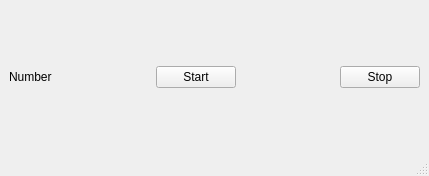
<?xml version="1.0" encoding="UTF-8"?>
<ui version="4.0">
 <class>window</class>
 <widget class="QMainWindow" name="window">
  <property name="geometry">
   <rect>
    <x>0</x>
    <y>0</y>
    <width>429</width>
    <height>176</height>
   </rect>
  </property>
  <property name="windowTitle">
   <string>window</string>
  </property>
  <widget class="QWidget" name="centralwidget">
   <layout class="QHBoxLayout" name="horizontalLayout">
    <item>
     <widget class="QLabel" name="label">
      <property name="text">
       <string>Number</string>
      </property>
     </widget>
    </item>
    <item>
     <spacer name="horizontalSpacer">
      <property name="orientation">
       <enum>Qt::Horizontal</enum>
      </property>
      <property name="sizeHint" stdset="0">
       <size>
        <width>40</width>
        <height>20</height>
       </size>
      </property>
     </spacer>
    </item>
    <item>
     <widget class="QPushButton" name="pushButton">
      <property name="text">
       <string>Start</string>
      </property>
     </widget>
    </item>
    <item>
     <spacer name="horizontalSpacer_2">
      <property name="orientation">
       <enum>Qt::Horizontal</enum>
      </property>
      <property name="sizeHint" stdset="0">
       <size>
        <width>40</width>
        <height>20</height>
       </size>
      </property>
     </spacer>
    </item>
    <item>
     <widget class="QPushButton" name="pushButton_2">
      <property name="text">
       <string>Stop</string>
      </property>
     </widget>
    </item>
   </layout>
  </widget>
  <widget class="QMenuBar" name="menubar">
   <property name="geometry">
    <rect>
     <x>0</x>
     <y>0</y>
     <width>429</width>
     <height>22</height>
    </rect>
   </property>
  </widget>
  <widget class="QStatusBar" name="statusbar"/>
 </widget>
 <resources/>
 <connections/>
</ui>
